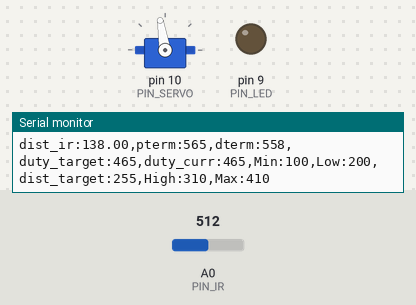
The sketch below on a simulated Arduino Uno, built with avr-gcc and run on an emulated ATmega328P. On the bench: servo, output pins drawn as LEDs (lit = HIGH), the last lines printed to the serial monitor. Inputs (shaded band) come from the test bench; at power-on: A0 (PIN_IR) = 512.

Above: at 1.2 s.
1.3 s: A0 (PIN_IR) set to 400
4.3 s: A0 (PIN_IR) set to 511
At 4.52 s:
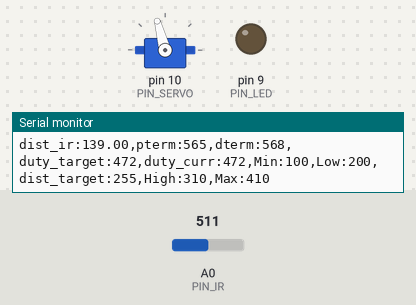
7.3 s: A0 (PIN_IR) set to 245
At 7.7 s:
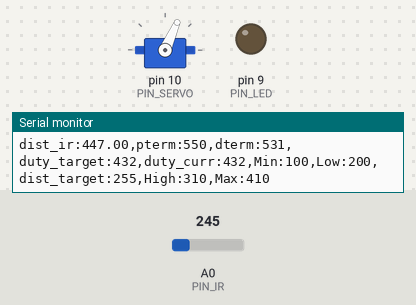
8.8 s: A0 (PIN_IR) set to 0
At 10.1 s:
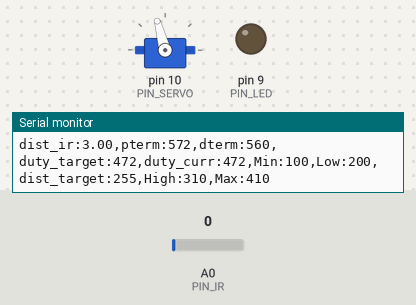
Timing chart, 0 to 11.3 s (numbered marks = the images above; inputs shaded):
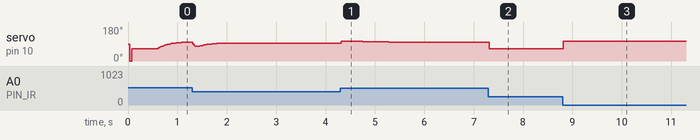

The sketch:

PD_control.ino
```cpp
#include <Servo.h>

/////////////////////////////
// Configurable parameters //
/////////////////////////////

// Arduino pin assignment
#define PIN_LED 9         // [1234] LED를 아두이노 GPIO 9번 핀에 연결
#define PIN_SERVO 10    // [3069] 서보모터를 아두이노 GPIO 10번 핀에 연결
#define PIN_IR A0     // [3070] 적외선 센서를 아두이노 아날로그 A0핀에 연결

// Framework setting
#define _DIST_TARGET 255    // [2635] 목표하는 위치
#define _DIST_MIN 100   //[3050] 거리의 최솟값이 100mm
#define _DIST_MAX 410                   //[3068] 거리의 최대값 410mm

// Distance sensor
#define _DIST_ALPHA 0.0   //[3054] 센서 보정정도
          // [3131] EMA필터값
// Servo range
#define _DUTY_MIN 1225    // [3052] 서보의 최소각도를 microseconds로 표현
#define _DUTY_NEU 1465    // [3070] 레일플레이트 중립위치를 만드는 서보 duty값 1465
#define _DUTY_MAX 1625                //[3062] 서보의 최대각도의 microseconds의 값

// Servo speed control
#define _SERVO_ANGLE 10   // [3131] 최대 가동범위에 따른 목표 서보 회전각
#define _SERVO_SPEED 500   //[3064]서보 속도를 30으로

// Event periods
#define _INTERVAL_DIST 20   // [2635] 적외선센서 업데이트 주기
#define _INTERVAL_SERVO 20  // [2635] 서보 업데이트 주기
#define _INTERVAL_SERIAL 100  // [3070] 시리얼 플로터 갱신 속도

// PID parameters
#define _KP 1.0  // [2635] P 이득 비율(?)
#define _KI 0.0   // [2635] I 이득 비율
#define _KD 7.0 // [2635] D 이득 비율

#define _INTERVAL_DIST_F 30  // DELAY_MICROS * samples_num^2 의 값이 최종 거리측정 인터벌임. 넉넉하게 30ms 잡음.
#define DELAY_MICROS  1500 // 필터에 넣을 샘플값을 측정하는 딜레이(고정값!)
#define EMA_ALPHA 0.35     // EMA 필터 값을 결정하는 ALPHA 값. 작성자가 생각하는 최적값임.
float ema_dist=0;            // EMA 필터에 사용할 변수
float filtered_dist;       // 최종 측정된 거리값을 넣을 변수. loop()안에 filtered_dist = filtered_ir_distance(); 형태로 사용하면 됨.
float samples_num = 3;     // 스파이크 제거를 위한 부분필터에 샘플을 몇개 측정할 것인지. 3개로 충분함! 가능하면 수정하지 말 것.

#define EMAD 0.1


//////////////////////
// global variables //
//////////////////////

// Servo instance
Servo myservo; // [3070] 서보 객체 생성

// Distance sensor
float dist_target; // [1234] location to send the ball
float dist_raw, dist_ema; // [3070] 거리와 노이즈 필터 적용 후 거리를 저장하기 위한 변수

// Event periods
unsigned long last_sampling_time_dist, last_sampling_time_servo,
last_sampling_time_serial;
// [2635] 각 이벤트별 업데이트를 위해 측정하는 시간
//[3054] 마지막으로 측정한 거리, 마지막으로 측정한 서보 각도 (unsigned long : 부호없는 정수형)
bool event_dist, event_servo, event_serial; // [2635] 이벤트별 이번 루프에서 업데이트 여부

// Servo speed control
int duty_chg_per_interval; // [3055] 서보속도 제어를 위한 변수 선언
int duty_target, duty_curr; // [3131] 목표duty, 현재duty

// PID variables
float error_curr, error_prev, control, pterm, dterm, iterm; // [3070] PID 제어를 위한 현재 오차, 이전오차, 컨트롤(?), p 값, d 값, i 값 변수 선언
float prevdist = 0;

void setup() {
// initialize GPIO pins for LED and attach servo
  pinMode(PIN_LED, OUTPUT); //[3062] 핀 LED 활성화
  myservo.attach(PIN_SERVO); // [3070] 서보 구동을 위한 서보 초기화

// initialize global variables
duty_target, duty_curr = _DIST_MIN; // [3055] duty_target, duty_curr 초기화
last_sampling_time_dist, last_sampling_time_servo, last_sampling_time_serial = 0;
// [3055] 샘플링 타임 변수 초기화
dist_raw, dist_ema = _DIST_MIN; // [3055] dist 변수 초기화
pterm = iterm = dterm = 0; // [2635] pid 제어값에서 우선 p 만 사용하도록
error_curr = _DUTY_NEU;
error_prev = _DUTY_NEU;
// move servo to neutral position
  myservo.writeMicroseconds(_DUTY_NEU); //[2635]

// initialize serial port
  Serial.begin(115200); //[2635]

// convert angle speed into duty change per interval.
  duty_chg_per_interval = (_DUTY_MAX - _DUTY_MIN)/(float)(_SERVO_ANGLE) * (_SERVO_SPEED /1000.0)*_INTERVAL_SERVO;    // [3131] 설정한 서보 스피드에 따른 duty change per interval 값을 변환

}


void loop() {
    // [3055] indentation 수정(space 4칸)
    /////////////////////
    // Event generator //
    /////////////////////
    unsigned long time_curr = millis(); // [3070] 이벤트 업데이트 주기 계산을 위한 현재 시간
    // [3070] 이벤트 주기가 돌아올때까지 현재시간과 비교하며 기다리도록 함.
    if(time_curr >= last_sampling_time_dist + _INTERVAL_DIST) {
        last_sampling_time_dist += _INTERVAL_DIST;
        event_dist = true;
    }
    if(time_curr >= last_sampling_time_servo + _INTERVAL_SERVO) {
        last_sampling_time_servo += _INTERVAL_SERVO;
        event_servo = true;
    }
    if(time_curr >= last_sampling_time_serial + _INTERVAL_SERIAL) {
        last_sampling_time_serial += _INTERVAL_SERIAL;
        event_serial = true;
    }

    ////////////////////
    // Event handlers //
    ////////////////////

    if(event_dist) {
        event_dist = false; // [2635] 업데이트 대기
        // get a distance reading from the distance sensor
        dist_raw = distR(filtered_ir_distance()); // [2635] 센서 값 받아와서 변수에 저장


        // PID control logic
        error_curr = _DIST_TARGET - dist_raw; // [2635] 오차 계산

        int errm = 1;
        if (error_curr<5&&error_curr>-10){
          errm = 0.9;
        }

        dterm = dema(_KD * (error_curr - error_prev));
        error_prev = error_curr;

        pterm = pterm_cal(error_curr); // [2635] p값은 오차
        control = _KP * pterm + _KI * iterm +  _KD * dterm; // [2635] control 값, i와 d는 현재 0

        // duty_target = f(duty_neutral, control)
        duty_target = _DUTY_NEU + control; // [3070] control 값이 다 합해서 1이 되도록 되어있다면, 중립 위치에 컨트롤 값 만큼의 비율을 더해 목표위치를 정한다.
        //duyy_target = _DUTY_NEU + (control - X) * (control > X ? _DUTY_MAX - _DUTY_NEU : _DUTY_NEU - _DUTY_MIN); // [2635] NEU 에다가 위아래로 control 에 맞게 조절한 값?
        if(duty_target < _DUTY_MIN) duty_target = _DUTY_MIN; // lower limit
        if(duty_target > _DUTY_MAX) duty_target = _DUTY_MAX; // upper limit


  // keep duty_target value within the range of [_DUTY_MIN, _DUTY_MAX]
        if(duty_target < _DUTY_MIN)  // [2635] 양극값 넘어가는 경우 극값으로 제한
        {
            duty_target = _DUTY_MIN;
        }
        if(duty_target > _DUTY_MAX)
        {
            duty_target = _DUTY_MAX;
        }
  }

    if(event_servo) {
        event_servo = false; // [2635] 업데이트 대기
        // adjust duty_curr toward duty_target by duty_chg_per_interval
        if(duty_target > duty_curr) { // [3070]
            duty_curr += duty_chg_per_interval;
        if(duty_curr > duty_target) duty_curr = duty_target;
      }
      else {
        duty_curr -= duty_chg_per_interval;
        if(duty_curr < duty_target) duty_curr = duty_target;
      }

        // update servo position
        myservo.writeMicroseconds((int)duty_curr); // [3070](int)duty_curr

        event_servo = false; // [3055] 모든 작업이 끝나면 이벤트를 다시 false로
      }

    if(event_serial) {
        event_serial = false; // [3070] 이벤트 주기가 왔다면 다시 false로 만들고 이벤트를 수행
    Serial.print("dist_ir:");
    Serial.print(dist_raw);
    Serial.print(",pterm:");
    Serial.print(map(error_curr,-1000,1000,510,610));
    Serial.print(",dterm:");
    Serial.print(map(dterm,-100,100,510,610));
    Serial.print(",duty_target:");
    Serial.print(map(duty_target,1000,2000,410,510));
    Serial.print(",duty_curr:");
    Serial.print(map(duty_curr,1000,2000,410,510));
    Serial.println(",Min:100,Low:200,dist_target:255,High:310,Max:410");

        event_serial = false; // [3055] event_serial false로 변경
    }
}

float ir_distance(void){ // return value unit: mm
    float val; // [3055] 변수 val 선언
    float volt = float(analogRead(PIN_IR)); // [3055] volt변수에 적외선 센서 측정값 입력
    val = ((6762.0/(volt - 9.0)) - 4.0) * 10.0; // [3055] volt 값 보정
    return val; // [3055] val 리턴
}

float ir_distance_filtered(void){ // return value unit: mm
  return ir_distance(); // for now, just use ir_distance() without noise filter.
}
float under_noise_filter(void){ // 아래로 떨어지는 형태의 스파이크를 제거해주는 필터
  int currReading;
  int largestReading = 0;
  for (int i = 0; i < samples_num; i++) {
    currReading = ir_distance();
    if (currReading > largestReading) { largestReading = currReading; }
    // Delay a short time before taking another reading
    delayMicroseconds(DELAY_MICROS);
  }
  return largestReading;
}

float filtered_ir_distance(void){ // 아래로 떨어지는 형태의 스파이크를 제거 후, 위로 치솟는 스파이크를 제거하고 EMA필터를 적용함.
  // under_noise_filter를 통과한 값을 upper_nosie_filter에 넣어 최종 값이 나옴.
  int currReading;
  int lowestReading = 1024;
  for (int i = 0; i < samples_num; i++) {
    currReading = under_noise_filter();
    if (currReading < lowestReading) { lowestReading = currReading; }
  }
  // eam 필터 추가
  ema_dist = EMA_ALPHA*lowestReading + (1-EMA_ALPHA)*ema_dist;
  return ema_dist;
}


float pterm_cal(float error){
  if (error < 50 || error > -50){
    error *=0.95;
  }
  if (error < 0){
    error = error*(_DUTY_NEU-_DUTY_MIN)/155;
  }
  else{
    error = error*(_DUTY_MAX-_DUTY_NEU)/155;
  }
  return error;
}

float distR (float raw){
  float dis;
  if (raw>173){
    dis = map(raw, 173, 231, 255, 410);
  }
  else{
    dis = map(raw, 67, 173, 100, 255);
  }
  return dis;
}

float dema (float dt){
  dt = dt*EMAD + prevdist*(1-EMAD);
  prevdist = dt;
  return dt;

}
```

Measured:
- after the input at 4.3 s, servo on pin 10 (PIN_SERVO): 95° → 105° at once, → 103° 0.40 s later, → 102° 0.12 s later, → 101° 0.12 s later, … (5 changes in this stretch)
- after the input at 7.3 s, servo on pin 10 (PIN_SERVO): 100° → 66° at once
- after the input at 8.8 s, servo on pin 10 (PIN_SERVO): 66° → 105° at once
